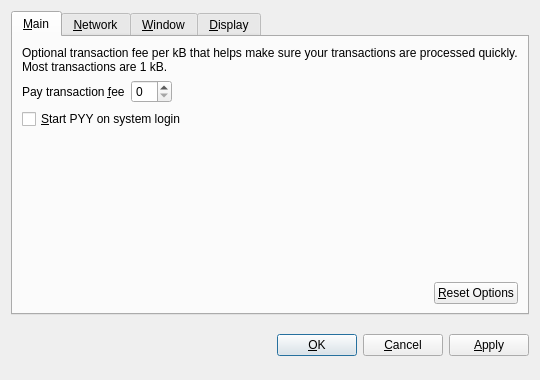
<?xml version="1.0" encoding="UTF-8"?>
<ui version="4.0">
 <class>OptionsDialog</class>
 <widget class="QDialog" name="OptionsDialog">
  <property name="geometry">
   <rect>
    <x>0</x>
    <y>0</y>
    <width>540</width>
    <height>380</height>
   </rect>
  </property>
  <property name="windowTitle">
   <string>Options</string>
  </property>
  <property name="modal">
   <bool>true</bool>
  </property>
  <layout class="QVBoxLayout" name="verticalLayout">
   <item>
    <widget class="QTabWidget" name="tabWidget">
     <property name="tabPosition">
      <enum>QTabWidget::North</enum>
     </property>
     <property name="currentIndex">
      <number>0</number>
     </property>
     <widget class="QWidget" name="tabMain">
      <attribute name="title">
       <string>&amp;Main</string>
      </attribute>
      <layout class="QVBoxLayout" name="verticalLayout_Main">
       <item>
        <widget class="QLabel" name="transactionFeeInfoLabel">
         <property name="text">
          <string>Optional transaction fee per kB that helps make sure your transactions are processed quickly. Most transactions are 1 kB.</string>
         </property>
         <property name="textFormat">
          <enum>Qt::PlainText</enum>
         </property>
         <property name="wordWrap">
          <bool>true</bool>
         </property>
        </widget>
       </item>
       <item>
        <layout class="QHBoxLayout" name="horizontalLayout_1_Main">
         <item>
          <widget class="QLabel" name="transactionFeeLabel">
           <property name="text">
            <string>Pay transaction &amp;fee</string>
           </property>
           <property name="textFormat">
            <enum>Qt::PlainText</enum>
           </property>
           <property name="buddy">
            <cstring>transactionFee</cstring>
           </property>
          </widget>
         </item>
         <item>
          <widget class="BitcoinAmountField" name="transactionFee"/>
         </item>
         <item>
          <spacer name="horizontalSpacer_1_Main">
           <property name="orientation">
            <enum>Qt::Horizontal</enum>
           </property>
           <property name="sizeHint" stdset="0">
            <size>
             <width>40</width>
             <height>20</height>
            </size>
           </property>
          </spacer>
         </item>
        </layout>
       </item>
       <item>
        <widget class="QCheckBox" name="bitcoinAtStartup">
         <property name="toolTip">
          <string>Automatically start PYY after logging in to the system.</string>
         </property>
         <property name="text">
          <string>&amp;Start PYY on system login</string>
         </property>
        </widget>
       </item>
       <item>
        <spacer name="verticalSpacer_Main">
         <property name="orientation">
          <enum>Qt::Vertical</enum>
         </property>
         <property name="sizeHint" stdset="0">
          <size>
           <width>20</width>
           <height>40</height>
          </size>
         </property>
        </spacer>
       </item>
       <item>
        <layout class="QHBoxLayout" name="horizontalLayout_2_Main">
         <item>
          <spacer name="horizontalSpacer_2_Main">
           <property name="orientation">
            <enum>Qt::Horizontal</enum>
           </property>
           <property name="sizeHint" stdset="0">
            <size>
             <width>40</width>
             <height>20</height>
            </size>
           </property>
          </spacer>
         </item>
         <item>
          <widget class="QPushButton" name="resetButton">
           <property name="toolTip">
            <string>Reset all client options to default.</string>
           </property>
           <property name="text">
            <string>&amp;Reset Options</string>
           </property>
           <property name="autoDefault">
            <bool>false</bool>
           </property>
          </widget>
         </item>
        </layout>
       </item>
      </layout>
     </widget>
     <widget class="QWidget" name="tabNetwork">
      <attribute name="title">
       <string>&amp;Network</string>
      </attribute>
      <layout class="QVBoxLayout" name="verticalLayout_Network">
       <item>
        <widget class="QCheckBox" name="mapPortUpnp">
         <property name="toolTip">
          <string>Automatically open the PYY client port on the router. This only works when your router supports UPnP and it is enabled.</string>
         </property>
         <property name="text">
          <string>Map port using &amp;UPnP</string>
         </property>
        </widget>
       </item>
       <item>
        <widget class="QCheckBox" name="connectSocks">
         <property name="toolTip">
          <string>Connect to the PYY network through a SOCKS proxy (e.g. when connecting through Tor).</string>
         </property>
         <property name="text">
          <string>&amp;Connect through SOCKS proxy:</string>
         </property>
        </widget>
       </item>
       <item>
        <layout class="QHBoxLayout" name="horizontalLayout_Network">
         <item>
          <widget class="QLabel" name="proxyIpLabel">
           <property name="text">
            <string>Proxy &amp;IP:</string>
           </property>
           <property name="textFormat">
            <enum>Qt::PlainText</enum>
           </property>
           <property name="buddy">
            <cstring>proxyIp</cstring>
           </property>
          </widget>
         </item>
         <item>
          <widget class="QValidatedLineEdit" name="proxyIp">
           <property name="maximumSize">
            <size>
             <width>140</width>
             <height>16777215</height>
            </size>
           </property>
           <property name="toolTip">
            <string>IP address of the proxy (e.g. 127.0.0.1)</string>
           </property>
          </widget>
         </item>
         <item>
          <widget class="QLabel" name="proxyPortLabel">
           <property name="text">
            <string>&amp;Port:</string>
           </property>
           <property name="textFormat">
            <enum>Qt::PlainText</enum>
           </property>
           <property name="buddy">
            <cstring>proxyPort</cstring>
           </property>
          </widget>
         </item>
         <item>
          <widget class="QLineEdit" name="proxyPort">
           <property name="maximumSize">
            <size>
             <width>55</width>
             <height>16777215</height>
            </size>
           </property>
           <property name="toolTip">
            <string>Port of the proxy (e.g. 9050)</string>
           </property>
          </widget>
         </item>
         <item>
          <widget class="QLabel" name="socksVersionLabel">
           <property name="text">
            <string>SOCKS &amp;Version:</string>
           </property>
           <property name="textFormat">
            <enum>Qt::PlainText</enum>
           </property>
           <property name="buddy">
            <cstring>socksVersion</cstring>
           </property>
          </widget>
         </item>
         <item>
          <widget class="QValueComboBox" name="socksVersion">
           <property name="toolTip">
            <string>SOCKS version of the proxy (e.g. 5)</string>
           </property>
          </widget>
         </item>
         <item>
          <spacer name="horizontalSpacer_Network">
           <property name="orientation">
            <enum>Qt::Horizontal</enum>
           </property>
           <property name="sizeHint" stdset="0">
            <size>
             <width>40</width>
             <height>20</height>
            </size>
           </property>
          </spacer>
         </item>
        </layout>
       </item>
       <item>
        <spacer name="verticalSpacer_Network">
         <property name="orientation">
          <enum>Qt::Vertical</enum>
         </property>
         <property name="sizeHint" stdset="0">
          <size>
           <width>20</width>
           <height>40</height>
          </size>
         </property>
        </spacer>
       </item>
      </layout>
     </widget>
     <widget class="QWidget" name="tabWindow">
      <attribute name="title">
       <string>&amp;Window</string>
      </attribute>
      <layout class="QVBoxLayout" name="verticalLayout_Window">
       <item>
        <widget class="QCheckBox" name="minimizeToTray">
         <property name="toolTip">
          <string>Show only a tray icon after minimizing the window.</string>
         </property>
         <property name="text">
          <string>&amp;Minimize to the tray instead of the taskbar</string>
         </property>
        </widget>
       </item>
       <item>
        <widget class="QCheckBox" name="minimizeOnClose">
         <property name="toolTip">
          <string>Minimize instead of exit the application when the window is closed. When this option is enabled, the application will be closed only after selecting Quit in the menu.</string>
         </property>
         <property name="text">
          <string>M&amp;inimize on close</string>
         </property>
        </widget>
       </item>
       <item>
        <spacer name="verticalSpacer_Window">
         <property name="orientation">
          <enum>Qt::Vertical</enum>
         </property>
         <property name="sizeHint" stdset="0">
          <size>
           <width>20</width>
           <height>40</height>
          </size>
         </property>
        </spacer>
       </item>
      </layout>
     </widget>
     <widget class="QWidget" name="tabDisplay">
      <attribute name="title">
       <string>&amp;Display</string>
      </attribute>
      <layout class="QVBoxLayout" name="verticalLayout_Display">
       <item>
        <layout class="QHBoxLayout" name="horizontalLayout_1_Display">
         <item>
          <widget class="QLabel" name="langLabel">
           <property name="text">
            <string>User Interface &amp;language:</string>
           </property>
           <property name="textFormat">
            <enum>Qt::PlainText</enum>
           </property>
           <property name="buddy">
            <cstring>lang</cstring>
           </property>
          </widget>
         </item>
         <item>
          <widget class="QValueComboBox" name="lang">
           <property name="toolTip">
            <string>The user interface language can be set here. This setting will take effect after restarting PYY.</string>
           </property>
          </widget>
         </item>
        </layout>
       </item>
       <item>
        <layout class="QHBoxLayout" name="horizontalLayout_2_Display">
         <item>
          <widget class="QLabel" name="unitLabel">
           <property name="text">
            <string>&amp;Unit to show amounts in:</string>
           </property>
           <property name="textFormat">
            <enum>Qt::PlainText</enum>
           </property>
           <property name="buddy">
            <cstring>unit</cstring>
           </property>
          </widget>
         </item>
         <item>
          <widget class="QValueComboBox" name="unit">
           <property name="toolTip">
            <string>Choose the default subdivision unit to show in the interface and when sending coins.</string>
           </property>
          </widget>
         </item>
        </layout>
       </item>
       <item>
        <widget class="QCheckBox" name="displayAddresses">
         <property name="toolTip">
          <string>Whether to show PYY addresses in the transaction list or not.</string>
         </property>
         <property name="text">
          <string>&amp;Display addresses in transaction list</string>
         </property>
        </widget>
       </item>
       <item>
        <widget class="QCheckBox" name="coinControlFeatures">
         <property name="toolTip">
          <string>Whether to show coin control features or not.</string>
         </property>
         <property name="text">
          <string>Display coin &amp;control features (experts only!)</string>
         </property>
        </widget>
       </item>
       <item>
        <spacer name="verticalSpacer_Display">
         <property name="orientation">
          <enum>Qt::Vertical</enum>
         </property>
         <property name="sizeHint" stdset="0">
          <size>
           <width>20</width>
           <height>40</height>
          </size>
         </property>
        </spacer>
       </item>
      </layout>
     </widget>
    </widget>
   </item>
   <item>
    <layout class="QHBoxLayout" name="horizontalLayout_Buttons">
     <item>
      <spacer name="horizontalSpacer_1">
       <property name="orientation">
        <enum>Qt::Horizontal</enum>
       </property>
       <property name="sizeHint" stdset="0">
        <size>
         <width>40</width>
         <height>48</height>
        </size>
       </property>
      </spacer>
     </item>
     <item>
      <widget class="QLabel" name="statusLabel">
       <property name="font">
        <font>
         <weight>75</weight>
         <bold>true</bold>
        </font>
       </property>
       <property name="text">
        <string/>
       </property>
       <property name="textFormat">
        <enum>Qt::PlainText</enum>
       </property>
       <property name="wordWrap">
        <bool>true</bool>
       </property>
      </widget>
     </item>
     <item>
      <spacer name="horizontalSpacer_2">
       <property name="orientation">
        <enum>Qt::Horizontal</enum>
       </property>
       <property name="sizeHint" stdset="0">
        <size>
         <width>40</width>
         <height>48</height>
        </size>
       </property>
      </spacer>
     </item>
     <item>
      <widget class="QPushButton" name="okButton">
       <property name="text">
        <string>&amp;OK</string>
       </property>
      </widget>
     </item>
     <item>
      <widget class="QPushButton" name="cancelButton">
       <property name="text">
        <string>&amp;Cancel</string>
       </property>
       <property name="autoDefault">
        <bool>false</bool>
       </property>
      </widget>
     </item>
     <item>
      <widget class="QPushButton" name="applyButton">
       <property name="text">
        <string>&amp;Apply</string>
       </property>
       <property name="autoDefault">
        <bool>false</bool>
       </property>
      </widget>
     </item>
    </layout>
   </item>
  </layout>
 </widget>
 <customwidgets>
  <customwidget>
   <class>BitcoinAmountField</class>
   <extends>QSpinBox</extends>
   <header>bitcoinamountfield.h</header>
  </customwidget>
  <customwidget>
   <class>QValueComboBox</class>
   <extends>QComboBox</extends>
   <header>qvaluecombobox.h</header>
  </customwidget>
  <customwidget>
   <class>QValidatedLineEdit</class>
   <extends>QLineEdit</extends>
   <header>qvalidatedlineedit.h</header>
  </customwidget>
 </customwidgets>
 <resources/>
 <connections/>
</ui>
